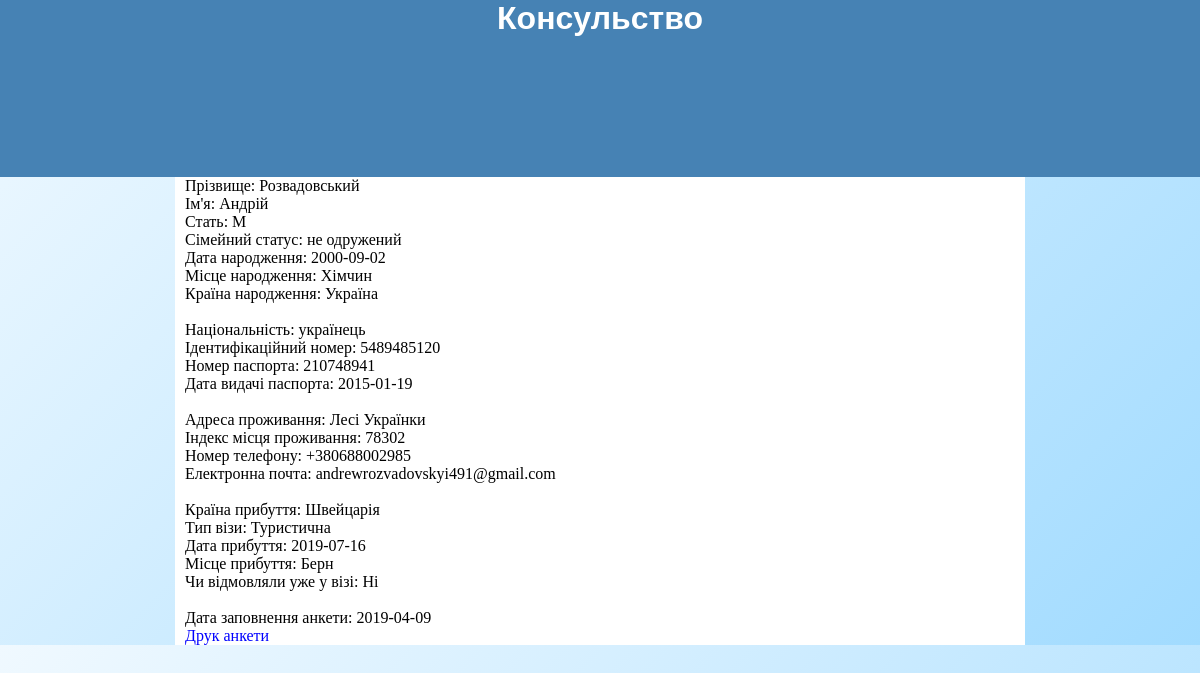
The page /people.php?id=4 on the database its author committed.
### tables this page shows
CREATE TABLE `personal_information1` (
  `id` int(11) NOT NULL,
  `Surnames` varchar(30) NOT NULL,
  `Given_names` varchar(30) NOT NULL,
  `Sex` varchar(1) NOT NULL,
  `Marital_status` varchar(30) NOT NULL,
  `Date_of_birth` date NOT NULL,
  `City_of_birth` varchar(30) NOT NULL,
  `Country_of_birth` varchar(30) NOT NULL
);

CREATE TABLE `personal_information2` (
  `id` int(11) NOT NULL,
  `id_p` int(11) NOT NULL,
  `Nationality` varchar(30) NOT NULL,
  `Identification_number` varchar(30) NOT NULL,
  `Document_number` varchar(30) NOT NULL,
  `Issuance_date` date NOT NULL
);

CREATE TABLE `address_and_phone_information` (
  `id` int(11) NOT NULL,
  `id_p` int(11) NOT NULL,
  `Street_address` varchar(50) NOT NULL,
  `ZIP_code` varchar(10) NOT NULL,
  `Phone_number` varchar(15) NOT NULL,
  `Email_address` varchar(50) NOT NULL
);

CREATE TABLE `travel_information` (
  `id` int(11) NOT NULL,
  `id_p` int(11) NOT NULL,
  `arrival_country` varchar(30) NOT NULL,
  `type_of_visa` varchar(30) NOT NULL,
  `date_of_arrival` date NOT NULL,
  `arrival_city` varchar(30) NOT NULL,
  `refused_a_visa` varchar(10) NOT NULL
);

CREATE TABLE `anketa_date` (
  `id` int(11) NOT NULL,
  `id_p` int(11) NOT NULL,
  `Anketadate` date NOT NULL
);

### functions/functions.php (called while the page is built, shortened)
<?php
	$mysqli = false;
	function getPersonalInform1($id) {
		global $mysqli;
		if($id)
			$where = "WHERE id = ".$id;
		else $where = "";
		$result = $mysqli->query("SELECT * FROM personal_information1 $where");
		if(!$id)
			return resultToArray($result);
		else
			return $result->fetch_assoc();
	}
	function getPersonalInform2($id) {
		global $mysqli;
		if($id)
			$where = "WHERE id_p = ".$id;
		else $where = "";
		$result = $mysqli->query("SELECT * FROM personal_information2 $where");
		if(!$id)
			return resultToArray($result);
		else
			return $result->fetch_assoc();
	}
	function getAddressAndPhone($id) {
		global $mysqli;
		if($id)
			$where = "WHERE id_p = ".$id;
		else $where = "";
		$result = $mysqli->query("SELECT * FROM address_and_phone_information $where");
		if(!$id)
			return resultToArray($result);
		else
			return $result->fetch_assoc();
	}
	function getTravelInformation($id) {
		global $mysqli;
		if($id)
			$where = "WHERE id_p = ".$id;
		else $where = "";
		$result = $mysqli->query("SELECT * FROM travel_information $where");
		if(!$id)
			return resultToArray($result);
		else
			return $result->fetch_assoc();
	}
	function getAnketaDate($id) {
		global $mysqli;
		if($id)
			$where = "WHERE id_p = ".$id;
		else $where = "";
		$result = $mysqli->query("SELECT * FROM anketa_date $where");
		if(!$id)
			return resultToArray($result);
		else
			return $result->fetch_assoc();
	}
?>

### people.php (the view, shortened to what this page needs)
<!DOCTYPE html>
<html lang="ua">
<link rel="stylesheet" type="text/css" href="style.css">
<head>
  <?php
    require_once "functions/functions.php";
    $personal1 = getPersonalInform1($_GET["id"]);
    $personal2 = getPersonalInform2($_GET["id"]);
    $addressandphone = getAddressAndPhone($_GET["id"]);
    $travelinf = getTravelInformation($_GET["id"]);
    $dateanketa = getAnketaDate($_GET["id"]);
  ?>
</head>
<body>
<div class="header">
      <div class="logo">
        <div class="logotext">
          <h1 style="margin-top: 0px;">
          <a href="index.php">Консульство</a></h1>
         </div>
       </div>
</div>
<div class="main">
 <div id="forprint">
  <?php
    echo '
      Прізвище: '.$personal1["Surnames"].' <br>
      Ім\'я: '.$personal1["Given_names"].' <br>
      Стать: '.$personal1["Sex"].' <br>
      Сімейний статус: '.$personal1["Marital_status"].' <br>
      Дата народження: '.$personal1["Date_of_birth"].' <br>
      Місце народження: '.$personal1["City_of_birth"].' <br>
      Країна народження: '.$personal1["Country_of_birth"].' <br>
      <br>
      Національність: '.$personal2["Nationality"].' <br>
      Ідентифікаційний номер: '.$personal2["Identification_number"].' <br>
      Номер паспорта: '.$personal2["Document_number"].' <br>
      Дата видачі паспорта: '.$personal2["Issuance_date"].' <br>
      <br>
      Адреса проживання: '.$addressandphone["Street_address"].' <br>
      Індекс місця проживання: '.$addressandphone["ZIP_code"].' <br>
      Номер телефону: '.$addressandphone["Phone_number"].' <br>
      Електронна почта: '.$addressandphone["Email_address"].' <br>
      <br>
      Країна прибуття: '.$travelinf["arrival_country"].' <br>
      Тип візи: '.$travelinf["type_of_visa"].' <br>
      Дата прибуття: '.$travelinf["date_of_arrival"].' <br>
      Місце прибуття: '.$travelinf["arrival_city"].' <br>
      Чи відмовляли уже у візі: '.$travelinf["refused_a_visa"].' <br>
      <br>
      Дата заповнення анкети: '.$dateanketa["Anketadate"].' <br>
    '
  ?>
</div><a href="#" onclick="printInfo(this)" style="color:blue;">Друк анкети</a>
  </div>
</body>
</html>

### style.css (style rules this page uses)
body { background: linear-gradient(135deg, #f0f9ff 0%,#cbebff 47%,#a1dbff 100%); margin: 0; }
.header { background-color: SteelBlue; height: 177px; font-size: 0.8em; min-width: 900px; }
.main, .logo,.sitecontent, .footer { margin-left:auto; margin-right: auto; }
.main { width: 70%; margin: 0 auto; background-color: white; padding-left: 10px; }
h1 { font-size:xx-large; font-family: Geneva, Arial, Helvetica, sans-serif; font-stretch: semi-condensed; text-align: center; }
a { text-decoration: none; color: #fff; }

### rows shown on the page
personal_information1: Surnames "Розвадовський", Given_names "Андрій", Sex "М", Marital_status "не одружений", Date_of_birth "2000-09-02", City_of_birth "Хімчин", Country_of_birth "Україна"
personal_information2: Nationality "українець", Identification_number "5489485120", Document_number "210748941", Issuance_date "2015-01-19"
address_and_phone_information: Street_address "Лесі Українки", ZIP_code "78302", Phone_number "+380688002985", Email_address "andrewrozvadovskyi491@gmail.com"
travel_information: arrival_country "Швейцарія", type_of_visa "Туристична", date_of_arrival "2019-07-16", arrival_city "Берн", refused_a_visa "Ні"
anketa_date: Anketadate "2019-04-09"
